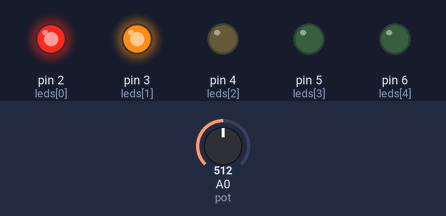
A sketch run on a simulated Arduino Uno, built with avr-gcc and run on an emulated ATmega328P. Parts: output pins drawn as LEDs (lit = HIGH). The inputs (shaded band) are chosen by the test bench; at power-on: A0 (pot) = 512.

Above: at 1.2 s.
1.3 s: A0 (pot) set to 597
2.8 s: A0 (pot) set to 621
At 3.4 s:
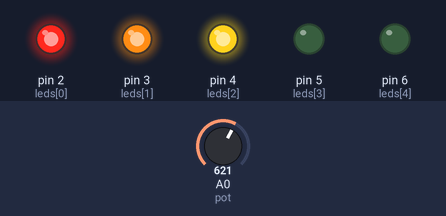
4.3 s: A0 (pot) set to 809
5.8 s: A0 (pot) set to 829
At 6.1 s:
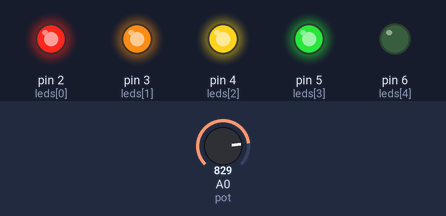
7.3 s: A0 (pot) set to 1014
8.8 s: A0 (pot) set to 1023
At 10.0 s:
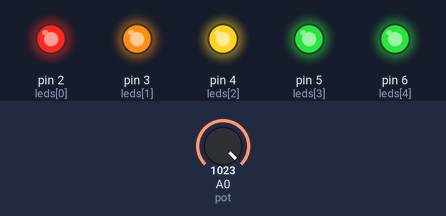
Timing chart, 0 to 11.3 s (numbered marks = the images above; inputs shaded):
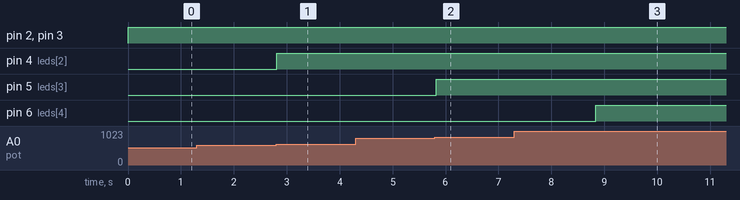

Measured:
- the behaviour switches between 613 and 614 on A0 (pot) (found by bisection; images 0 and 1)
- the behaviour switches between 818 and 819 on A0 (pot) (found by bisection; images 1 and 2)
- the behaviour switches between 1022 and 1023 on A0 (pot) (found by bisection; images 2 and 3)
- after the input at 1.3 s, every drawn part: stays the same
- after the input at 2.8 s, pin 4 (leds[2]): LOW → HIGH at once
- after the input at 4.3 s, every drawn part: stays the same
- after the input at 5.8 s, pin 5 (leds[3]): LOW → HIGH at once
- after the input at 7.3 s, every drawn part: stays the same
- after the input at 8.8 s, pin 6 (leds[4]): LOW → HIGH at once

The sketch:

sketch.ino
```cpp
int leds[] = {2, 3, 4, 5, 6}; // pinos dos LEDs
int pot = A0; // potenciômetro

void setup() {
  for (int i = 0; i < 5; i++) {
    pinMode(leds[i], OUTPUT);
  }
}

void loop() {
  int valor = analogRead(pot); // lê o potenciômetro (0-1023)

  // converte para 0 a 5 níveis
  int nivel = map(valor, 0, 1023, 0, 5);

  // acende LEDs até o nível correspondente
  for (int i = 0; i < 5; i++) {
    if (i < nivel) {
      digitalWrite(leds[i], HIGH);
    } else {
      digitalWrite(leds[i], LOW);
    }
  }

  delay(50); // suaviza leitura
}
```
